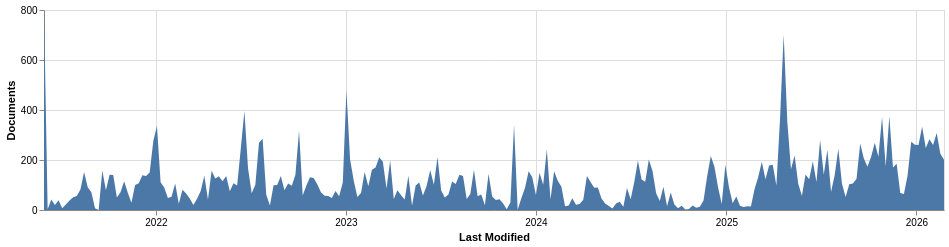

The code cell stored with this chart in its notebook:
### Code cell
# TODO rename total/cumulative total so they make sense here
docs_modified_chart = alt.Chart(docs_modified).mark_area().encode(
    y=alt.Y('total', title="Documents").scale(domain=[0, 800], clamp=True),
    x=alt.X('last_modified', title="Last Modified", axis=alt.Axis(format="%Y", tickCount="year")),
    # color=alt.Color("status", title="").scale(scheme="tableau20"),
).properties(
    width=900,
    height=200
)

docs_modified_chart.save(f'{chart_dir}/docs_last_modified.pdf')
docs_modified_chart

### Figure 1 — Vega-Lite specification as saved in the notebook (floating-point values rounded to 4 significant figures; data arrays with more than 128 entries replaced by an {"elided": "..."} marker saying what was removed)
{"config": {"view": {"continuousWidth": 300, "continuousHeight": 300}}, "data": {"name": "data-df66cbef16f475ab59e7ab74f7b124df"}, "mark": {"type": "area"}, "encoding": {"x": {"axis": {"format": "%Y", "tickCount": "year"}, "field": "last_modified", "title": "Last Modified", "type": "temporal"}, "y": {"field": "total", "scale": {"domain": [0, 800], "clamp": true}, "title": "Documents", "type": "quantitative"}}, "height": 200, "width": 900, "$schema": "https://vega.github.io/schema/vega-lite/v6.1.0.json", "datasets": {"data-df66cbef16f475ab59e7ab74f7b124df": {"elided": "248 records"}}}
